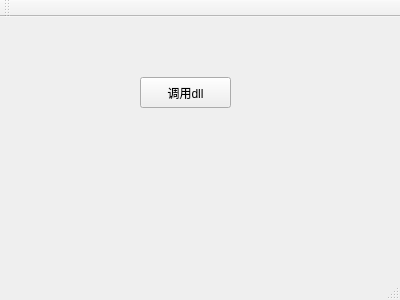
<?xml version="1.0" encoding="UTF-8"?>
<ui version="4.0">
 <class>MainWindow</class>
 <widget class="QMainWindow" name="MainWindow">
  <property name="geometry">
   <rect>
    <x>0</x>
    <y>0</y>
    <width>400</width>
    <height>300</height>
   </rect>
  </property>
  <property name="windowTitle">
   <string>MainWindow</string>
  </property>
  <widget class="QWidget" name="centralWidget">
   <widget class="QPushButton" name="pushButton">
    <property name="geometry">
     <rect>
      <x>140</x>
      <y>60</y>
      <width>91</width>
      <height>31</height>
     </rect>
    </property>
    <property name="text">
     <string>调用dll</string>
    </property>
   </widget>
  </widget>
  <widget class="QMenuBar" name="menuBar">
   <property name="geometry">
    <rect>
     <x>0</x>
     <y>0</y>
     <width>400</width>
     <height>23</height>
    </rect>
   </property>
  </widget>
  <widget class="QToolBar" name="mainToolBar">
   <attribute name="toolBarArea">
    <enum>TopToolBarArea</enum>
   </attribute>
   <attribute name="toolBarBreak">
    <bool>false</bool>
   </attribute>
  </widget>
  <widget class="QStatusBar" name="statusBar"/>
 </widget>
 <layoutdefault spacing="6" margin="11"/>
 <resources/>
 <connections/>
</ui>
